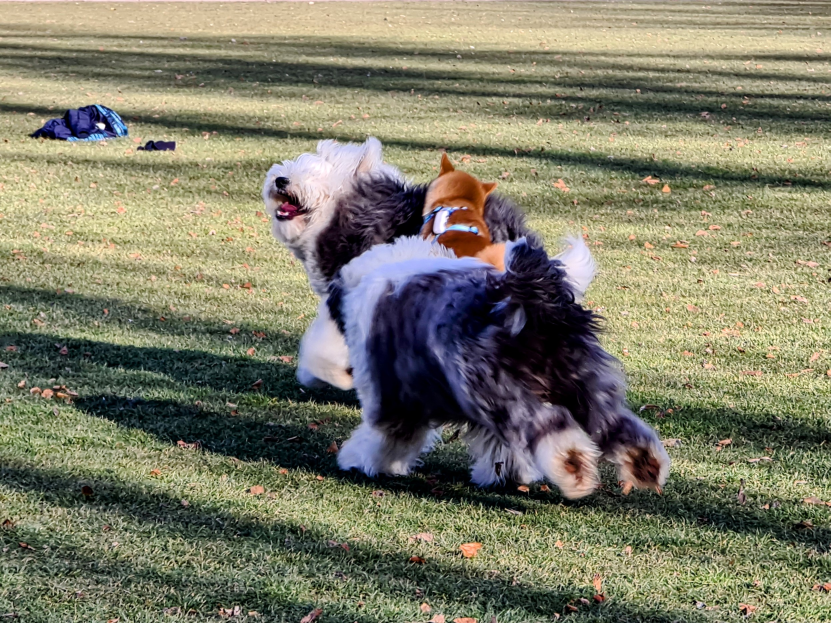
#> input picture data/20220129_152258_2.jpg, 2491 x 1869 px (shown at 1/3 size); its folder holds only this picture in this run
$ jupyter execute --allow-errors mosaic.ipynb   (older library calls are emulated)
#> lines starting #> are read from the running program, lines starting #| are printed output that depends on the picture
[cell 1]
import cv2
import numpy as np
import os
import errno
from PIL import Image

## Resize and format images

[cell 2]
# Load pixel image database and resize
path = os.path.join(os.path.dirname(os.getcwd()),"data")
height = 240
width = height
aspect_ratio = 1 # ratio of height to width

if not os.path.exists('data_resized'):
    try:
        os.makedirs('../data_resized')
    except OSError as e:
        if e.errno != errno.EEXIST:
            raise

for file in os.listdir(path):
    if (os.path.splitext(file)[-1] != ".jpg"):
        continue
    img = Image.open(os.path.join(path,file))
#> img is the input picture: PIL image 2491x1869 RGB; mean R, G, B 125.6, 124.3, 104.1
    if (img.height>=img.width*aspect_ratio):
        crop_area = (0,(img.height-aspect_ratio*img.width)/2,img.width,(img.height+aspect_ratio*img.width)/2)
    else:
        crop_area = ((img.width-1/aspect_ratio*img.height)/2,0,(img.width+1/aspect_ratio*img.height)/2,img.height)
#> crop_area = (311, 0, 2180, 1869)

    img=img.crop(crop_area)
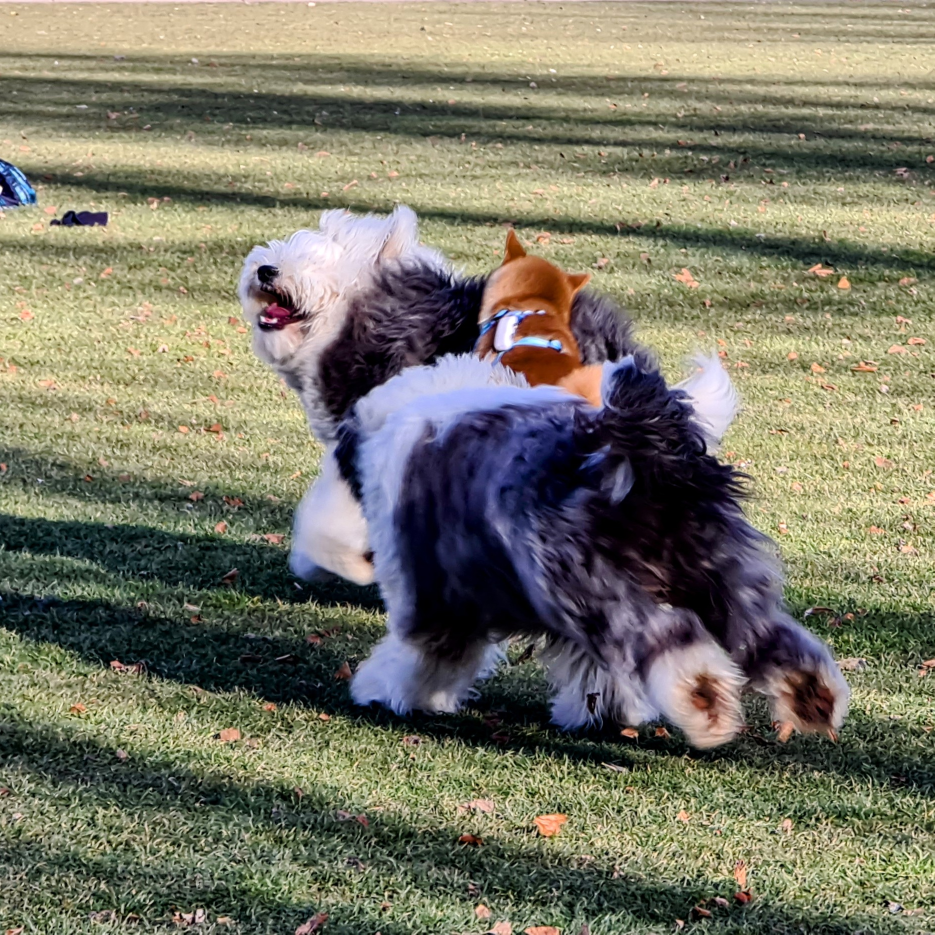
#> img: PIL image 1869x1869 RGB (shown at 1/2 size); mean R, G, B 122, 120.1, 103.1
    img = img.resize((round(height/aspect_ratio),height),Image.ANTIALIAS)
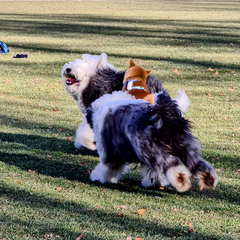
#> img: PIL image 240x240 RGB; mean R, G, B 122, 120.1, 103
    img.save(os.path.join(os.path.dirname(os.getcwd()),"data_resized",file))

## Find large areas of same color

[cell 3]
# Fourier transform of pixel images
# Sort based on criterion - color

if not os.path.exists('data_resized_eroded'):
    try:
        os.makedirs('../data_resized_eroded')
    except OSError as e:
        if e.errno != errno.EEXIST:
            raise

path_resized = os.path.join(os.path.dirname(os.getcwd()),"data_resized")
kernel = np.ones((9,9), np.uint8)
for file in os.listdir(path_resized):
    img = cv2.imread(os.path.join(path_resized, file))
    img = cv2.GaussianBlur(img,(5,5),cv2.BORDER_DEFAULT)
    img = cv2.erode(img, kernel)
    img = cv2.dilate(img, kernel)
    cv2.imwrite(os.path.join(os.path.dirname(os.getcwd()),"data_resized_eroded",file), img)

[cell 4]
# Load template image for the mosaic
# Resize and reshape template image
# Divide into square subregions
# Fourier transform of each subregion
# Find top M matches between a subregion and a pixel image

import matplotlib.pyplot as plt
import scipy

[cell 5]
imgs = []
for file in os.listdir(path):
    if (os.path.splitext(file)[-1] != ".jpg"):
        continue
    img = Image.open(os.path.join(path,file))
    imgs.append(img)

# Transform template image into numpy array
#> (the rest of this cell did not finish here and is left out)

#> (a cell that did not finish here is left out)

[cell 7]
subregions = []

#> (the rest of this cell did not finish here and is left out)

#> (a cell that did not finish here is left out)

### Color clustering

[cell 9]
def quantimage(image,k):
    i = np.float32(image).reshape(-1,3)
    condition = (cv2.TERM_CRITERIA_EPS + cv2.TERM_CRITERIA_MAX_ITER,20,1.0)
    ret,label,center = cv2.kmeans(i, k , None, condition,10,cv2.KMEANS_RANDOM_CENTERS)
    center = np.uint8(center)
    final_img = center[label.flatten()]
    final_img = final_img.reshape(image.shape)
    return final_img

[cell 10]
names = os.listdir('../data_resized')
names = [image for image in names if image.endswith('g')]

images = []
for i in range(len(names)):
    image = cv2.imread(f'../data_resized/{names[i]}')
    images.append(image)
    plt.figure()
    plt.imshow(image[:,:,::-1])

[cell 11]
names = os.listdir('../data_resized_eroded')
names = [image for image in names if image.endswith('g')]

images = []
for i in range(len(names)):
    image = cv2.imread(f'../data_resized_eroded/{names[i]}')
    images.append(image)
    plt.figure()
    plt.imshow(image[:,:,::-1])

[cell 12]
for image in images:
    plt.figure()
    image_clustered = quantimage(image,3)
    plt.imshow(image_clustered[:,:,::-1])

$ run again, on data/20220206_105054_2.jpg
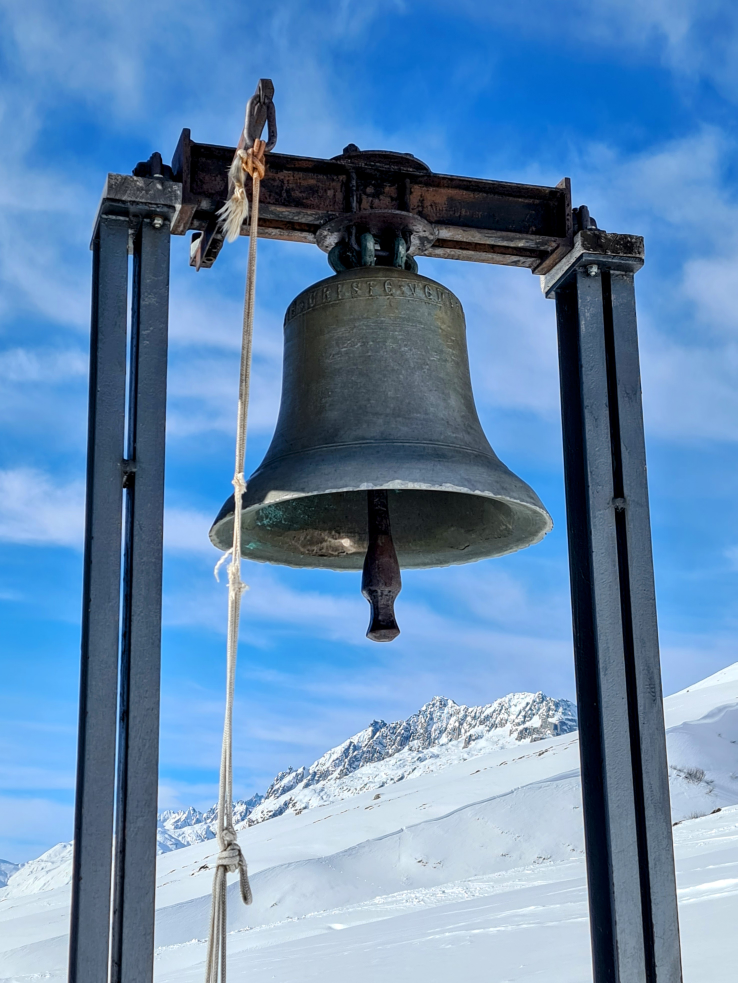
#> input picture data/20220206_105054_2.jpg, 2949 x 3932 px (shown at 1/4 size)
#> img is the input picture: PIL image 2949x3932 RGB; mean R, G, B 99.7, 138, 177.4
#> `img=img.crop(crop_area)`:
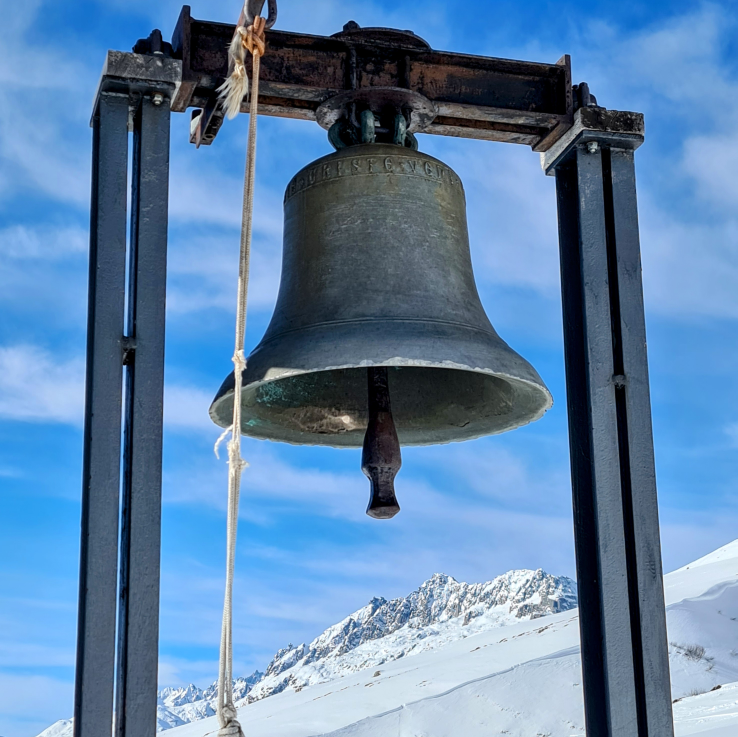
#> img: PIL image 2949x2948 RGB (shown at 1/4 size); mean R, G, B 95.2, 131.6, 169
#> `img = img.resize((round(height/aspect_ratio),height),Image.ANTIALIAS)`:
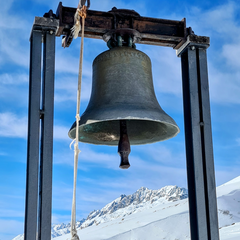
#> img: PIL image 240x240 RGB; mean R, G, B 95.3, 131.6, 169

$ run again, on data/20220206_160431.jpg
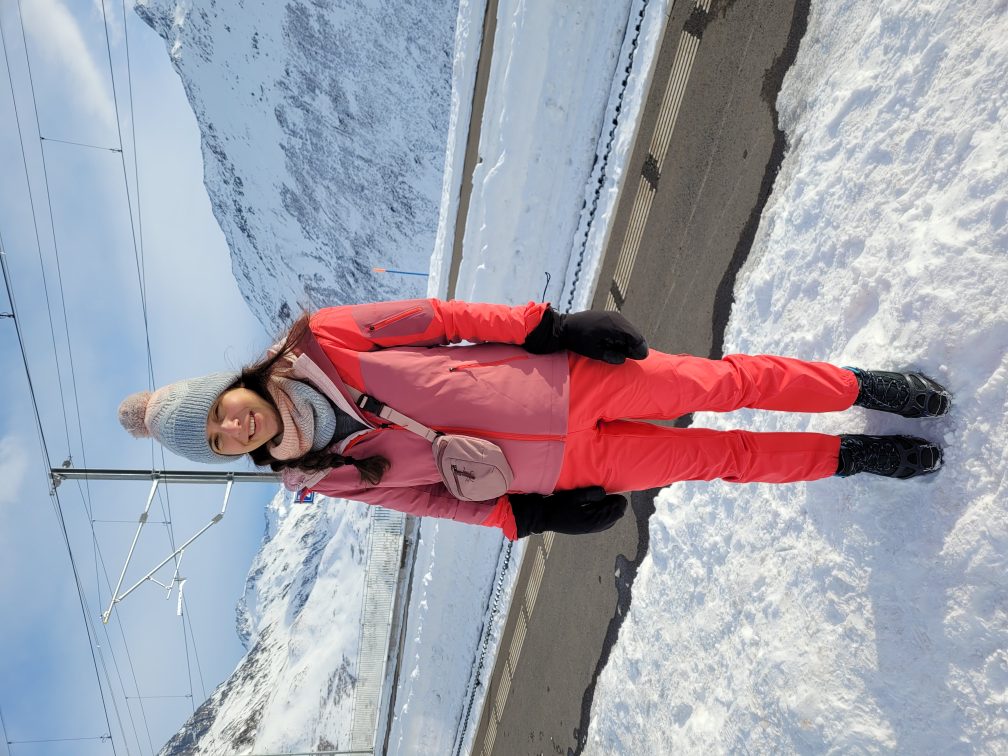
#> input picture data/20220206_160431.jpg, 4032 x 3024 px (shown at 1/4 size)
#> img is the input picture: PIL image 4032x3024 RGB; mean R, G, B 162.4, 159.5, 171.1
#> `img=img.crop(crop_area)`:
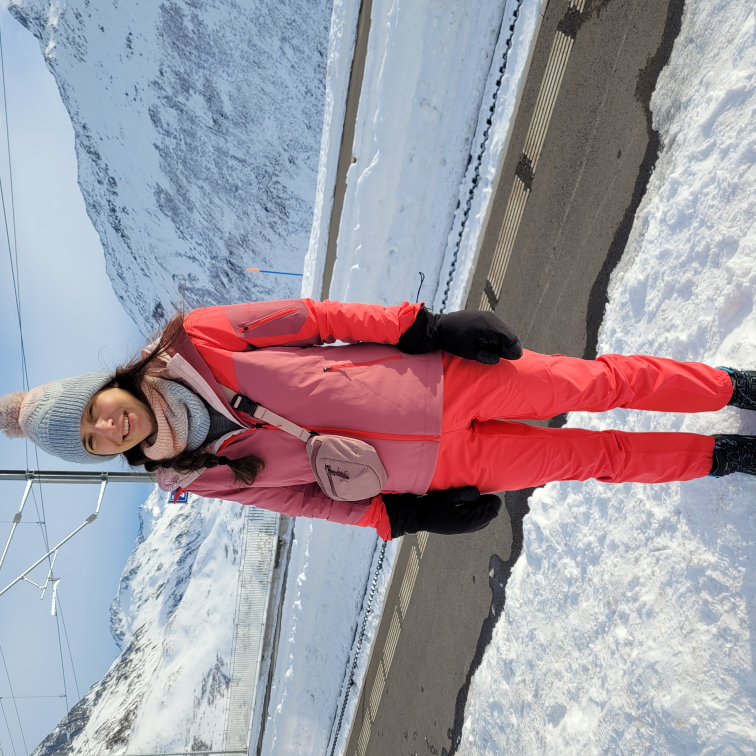
#> img: PIL image 3024x3024 RGB (shown at 1/4 size); mean R, G, B 161.3, 152.4, 162
#> `img = img.resize((round(height/aspect_ratio),height),Image.ANTIALIAS)`:
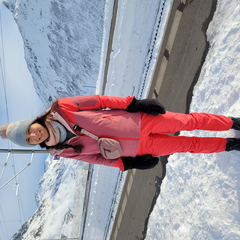
#> img: PIL image 240x240 RGB; mean R, G, B 161.3, 152.4, 162
